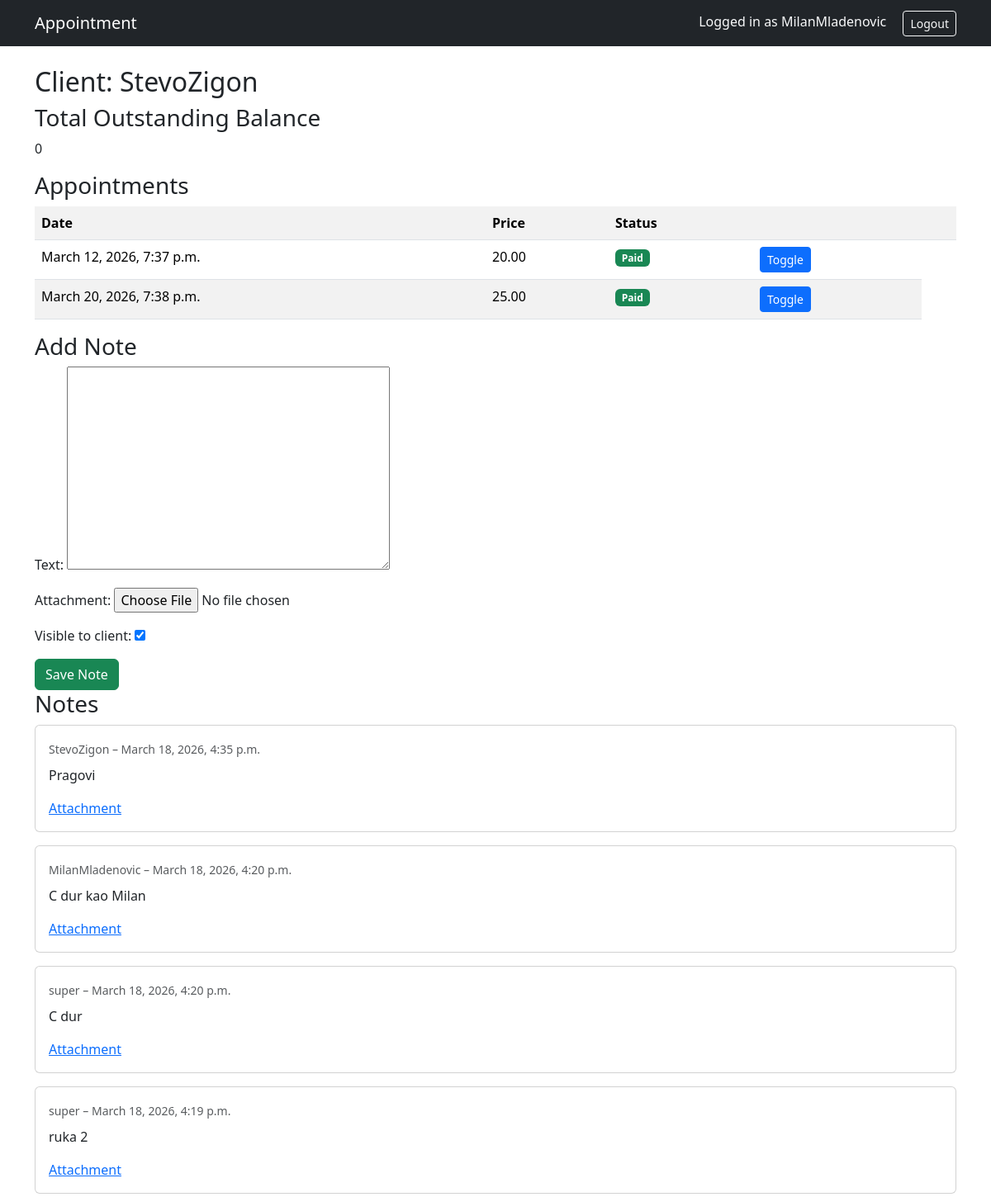
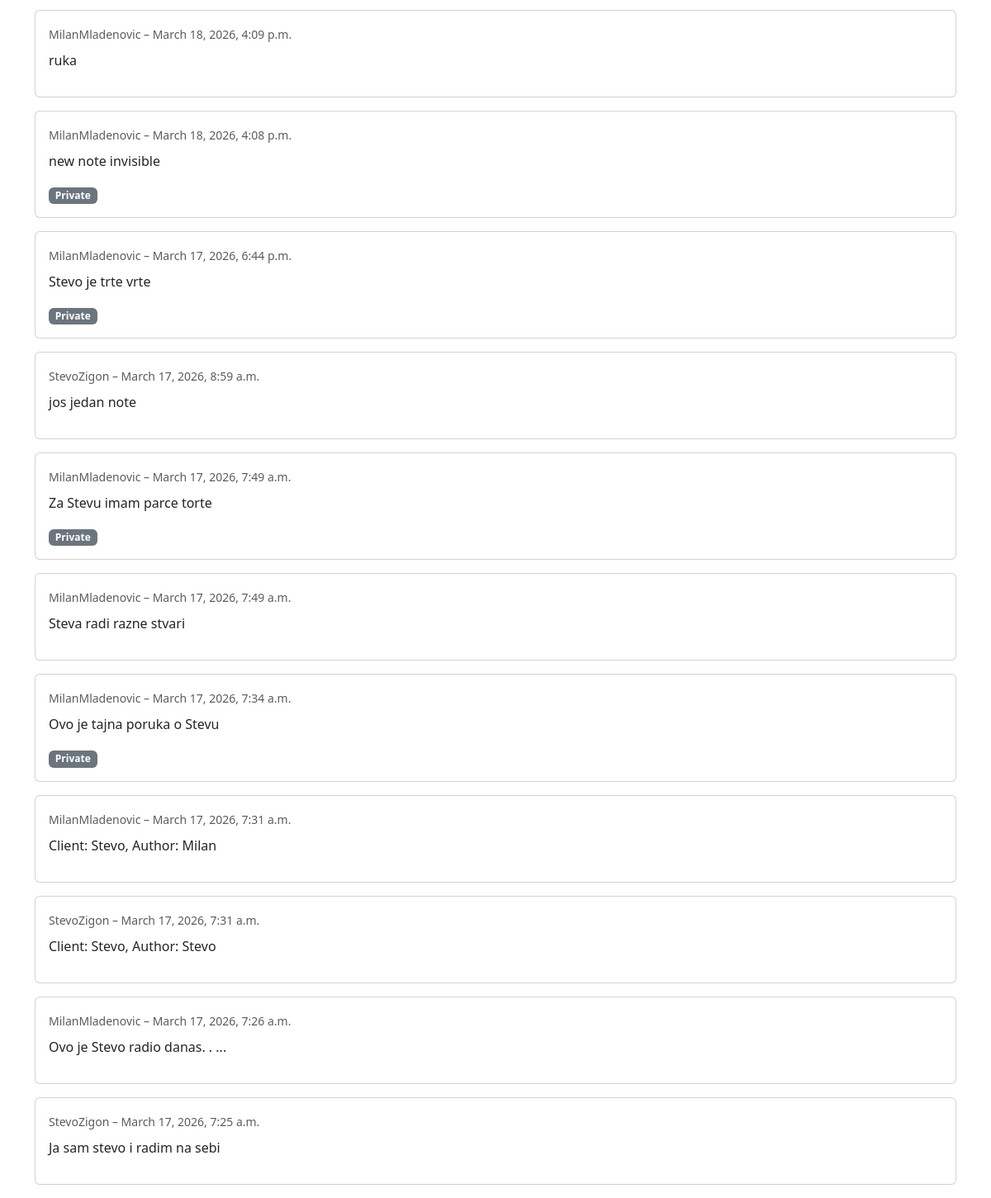
The page /client/9/ (signed in) on the database its author committed (2 pictures, top to bottom).
### users/models.py (models this page shows)
class User(AbstractUser):
    ROLE_CHOICES = (
        ('psychologist', 'Psychologist'),
        ('client', 'Client'),
    )
    role = models.CharField(max_length=20, choices=ROLE_CHOICES)

### appointments/models.py (models this page shows, shortened)
class Appointment(models.Model):
    psychologist = models.ForeignKey(
        settings.AUTH_USER_MODEL,
        on_delete=models.CASCADE,
        related_name='appointments_as_psychologist',
        limit_choices_to={'role':'psychologist'}
    )
    client = models.ForeignKey(
        settings.AUTH_USER_MODEL,
        on_delete=models.CASCADE,
        related_name='appointment_as_client',
        limit_choices_to={'role':'client'}
    )
    start_time = models.DateTimeField()
    end_time = models.DateTimeField()
    price = models.DecimalField(max_digits=8, decimal_places=2)
    paid = models.BooleanField(default=False)

class Note(models.Model):
    client = models.ForeignKey(
        settings.AUTH_USER_MODEL,
        on_delete=models.CASCADE,
        related_name='notes'
    )
    author = models.ForeignKey(
        settings.AUTH_USER_MODEL,
        on_delete=models.CASCADE,
        related_name='written_notes'
    )
    text = models.TextField()
    attachment = models.FileField(
        upload_to='note_attachments/',
        blank=True,
        null=True
    )
    visible_to_client = models.BooleanField(default=True)
    created_at = models.DateTimeField(auto_now_add=True)

### users/views.py (the view)
# urls.py: path('client/<int:client_id>/', client_detail, name='client_detail'),
@login_required
def client_detail(request, client_id):
    client = get_object_or_404(User, id=client_id, role='client')
    appointments = Appointment.objects.filter(
        client=client
    ).order_by('start_time')
    unpaid_appointments = appointments.filter(paid=False)
    total_due = sum(a.price for a in unpaid_appointments)
    notes = Note.objects.filter(client=client).order_by('-created_at')
    if request.method == "POST":
        form = NoteForm(request.POST, request.FILES)
        if form.is_valid():
            note = form.save(commit=False)
            note.client = client
            note.author = request.user
            note.save()
            return redirect("client_detail", client_id=client.id)
    else:
        form = NoteForm()
    return render(request, "client_detail.html", {
        "client": client,
        "appointments": appointments,
        "total_due": total_due,
        "notes": notes,
        "form": form
    })

### appointments/forms.py
class NoteForm(forms.ModelForm):
    class Meta:
        model = Note
        fields = ["text", "attachment", "visible_to_client"]

### templates/client_detail.html (shortened to what this page needs)
{% extends "base.html" %}
{% block content %}
<h2>Client: {{ client.username }}</h2>
<h3>Total Outstanding Balance</h3>
<p>{{ total_due }}</p>
<h3>Appointments</h3>
<table class="table table-striped">
<tr>
    <th>Date</th>
    <th>Price</th>
    <th>Status</th>
    <th></th>
    <th></th>
</tr>
{% for appointment in appointments %}
<tr>
    <td>{{ appointment.start_time }}</td>
    <td>{{ appointment.price }}</td>
    <td>
        {% if appointment.paid %}
            <span class="badge bg-success">Paid</span>
        {% else %}
            <span class="badge bg-danger">Unpaid</span>
        {% endif %}
    </td>
    <td>
        <a class="btn btn-sm btn-primary"
           href="{% url 'toggle_payment' appointment.id %}">
            Toggle
        </a>
    </td>
</tr>
{% endfor %}
</table>
<h3>Add Note</h3>
<form method="post" enctype="multipart/form-data">
    {{ form.as_p }}
    <button class="btn btn-success">Save Note</button>
</form>
<h3>Notes</h3>
{% for note in notes %}
<div class="card mb-3">
    <div class="card-body">
        <small class="text-muted">
            {{ note.author.username }} – {{ note.created_at }}
        </small>
        <p class="mt-2">
            {{ note.text }}
        </p>
        {% if note.attachment %}
            <a href="{{ note.attachment.url }}"  target="_blank" rel="noopener noreferrer">
                Attachment
            </a>
        {% endif %}
        {% if not note.visible_to_client %}
            <span class="badge bg-secondary">Private</span>
        {% endif %}
    </div>
</div>
{% empty %}
<p>No notes yet</p>
{% endfor %}
{% endblock %}

### templates/base.html (shortened to what this page needs)
<!DOCTYPE html>
<html>
<head>
    <link href="https://cdn.jsdelivr.net/npm/bootstrap@5.3.3/dist/css/bootstrap.min.css" rel="stylesheet">
</head>
<body>
<nav class="navbar navbar-expand-lg navbar-dark bg-dark">
    <div class="container">
        <a class="navbar-brand" href="/">Appointment</a>
        <div>
            {% if user.is_authenticated %}
                <span class="text-light me-3">
                    Logged in as {{ user.username }}
                </span>
                <a class="btn btn-outline-light btn-sm" href="/admin/logout/">Logout</a>
            {% endif %}
        </div>
    </div>
</nav>
<div class="container mt-4">
{% block content %}
{% endblock %}
</div>
</body>
</html>

### rows shown on the page
User: username "MilanMladenovic"
User: username "StevoZigon"
Appointment: start_time "March 12, 2026, 7:37 p.m.", price "20.00", paid "Paid"
Appointment: start_time "March 20, 2026, 7:38 p.m.", price "25.00", paid "Paid"
Note: author.username "StevoZigon", created_at "March 18, 2026, 4:35 p.m.", text "Pragovi"
Note: author.username "MilanMladenovic", created_at "March 18, 2026, 4:20 p.m.", text "C dur kao Milan"
Note: author.username "super", created_at "March 18, 2026, 4:20 p.m.", text "C dur"
Note: author.username "super", created_at "March 18, 2026, 4:19 p.m.", text "ruka 2"
Note: author.username "MilanMladenovic", created_at "March 18, 2026, 4:09 p.m.", text "ruka"
Note: author.username "MilanMladenovic", created_at "March 18, 2026, 4:08 p.m.", text "new note invisible", visible_to_client "Private"
Note: author.username "MilanMladenovic", created_at "March 17, 2026, 6:44 p.m.", text "Stevo je trte vrte", visible_to_client "Private"
Note: author.username "StevoZigon", created_at "March 17, 2026, 8:59 a.m.", text "jos jedan note"
Note: author.username "MilanMladenovic", created_at "March 17, 2026, 7:49 a.m.", text "Za Stevu imam parce torte", visible_to_client "Private"
Note: author.username "MilanMladenovic", created_at "March 17, 2026, 7:49 a.m.", text "Steva radi razne stvari"
Note: author.username "MilanMladenovic", created_at "March 17, 2026, 7:34 a.m.", text "Ovo je tajna poruka o Stevu", visible_to_client "Private"
Note: author.username "MilanMladenovic", created_at "March 17, 2026, 7:31 a.m.", text "Client: Stevo, Author: Milan"
Note: author.username "StevoZigon", created_at "March 17, 2026, 7:31 a.m.", text "Client: Stevo, Author: Stevo"
Note: author.username "MilanMladenovic", created_at "March 17, 2026, 7:26 a.m.", text "Ovo je Stevo radio danas. . ..."
Note: author.username "StevoZigon", created_at "March 17, 2026, 7:25 a.m.", text "Ja sam stevo i radim na sebi"

### other values the page prints
{{ total_due }} "0"
